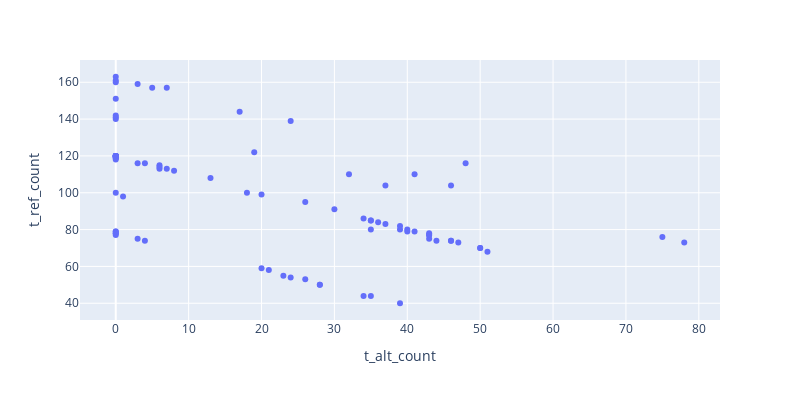

Here is the notebook cell this chart was saved with:
### Code cell
px.scatter(df, x='t_alt_count', y='t_ref_count', width=800, height=400)

### Figure 1 — Plotly figure (JSON) as saved in the notebook; plotly's stock layout.template omitted (floating-point values rounded to 4 significant figures)
{"data": [{"hovertemplate": "t_alt_count=%{x}<br>t_ref_count=%{y}<extra></extra>", "legendgroup": "", "marker": {"color": "#636efa", "symbol": "circle"}, "mode": "markers", "name": "", "orientation": "v", "showlegend": false, "type": "scatter", "x": [0, 37, 28, 43, 48, 0, 43, 39, 47, 37, 46, 35, 46, 0, 51, 34, 0, 43, 0, 3, 39, 50, 0, 20, 35, 0, 0, 0, 7, 6, 17, 26, 0, 20, 0, 41, 13, 39, 4, 0, 32, 44, 1, 3, 50, 0, 4, 6, 0, 46, 35, 5, 18, 43, 21, 8, 24, 0, 40, 0, 40, 23, 0, 24, 34, 0, 0, 0, 0, 36, 0, 41, 75, 28, 26, 30, 6, 78, 35, 3, 19, 0, 0, 0, 7, 0], "xaxis": "x", "y": [100, 104, 50, 77, 116, 140, 75, 40, 73, 83, 74, 85, 74, 120, 68, 44, 141, 77, 120, 75, 82, 70, 79, 59, 44, 79, 160, 120, 157, 115, 144, 95, 120, 99, 142, 110, 108, 80, 74, 120, 110, 74, 98, 159, 70, 78, 116, 113, 163, 104, 85, 157, 100, 78, 58, 112, 139, 161, 80, 119, 79, 55, 119, 54, 86, 120, 118, 119, 77, 84, 78, 79, 76, 50, 53, 91, 114, 73, 80, 116, 122, 151, 120, 120, 113, 120], "yaxis": "y"}], "layout": {"height": 400, "legend": {"tracegroupgap": 0}, "margin": {"t": 60}, "width": 800, "xaxis": {"anchor": "y", "autorange": true, "domain": [0, 1], "range": [-4.905, 82.91], "title": {"text": "t_alt_count"}, "type": "linear"}, "yaxis": {"anchor": "x", "autorange": true, "domain": [0, 1], "range": [30.9, 172.1], "title": {"text": "t_ref_count"}, "type": "linear"}}}
